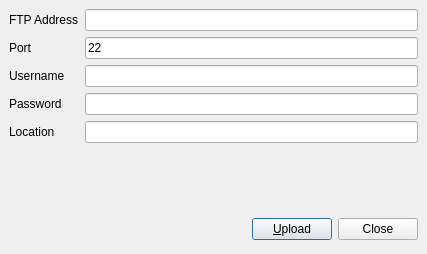
<ui version="4.0" >
 <author></author>
 <comment></comment>
 <exportmacro></exportmacro>
 <class>FtpDialog</class>
 <widget class="QDialog" name="FtpDialog" >
  <property name="geometry" >
   <rect>
    <x>0</x>
    <y>0</y>
    <width>427</width>
    <height>254</height>
   </rect>
  </property>
  <property name="windowTitle" >
   <string>Upload to Server</string>
  </property>
  <layout class="QVBoxLayout" >
   <property name="margin" >
    <number>0</number>
   </property>
   <property name="spacing" >
    <number>6</number>
   </property>
   <item>
    <layout class="QGridLayout" >
     <property name="margin" >
      <number>9</number>
     </property>
     <property name="spacing" >
      <number>6</number>
     </property>
     <item row="3" column="1" >
      <widget class="QLineEdit" name="linPassword" />
     </item>
     <item row="1" column="0" >
      <widget class="QLabel" name="label_2" >
       <property name="text" >
        <string>Port</string>
       </property>
      </widget>
     </item>
     <item row="4" column="0" >
      <widget class="QLabel" name="label_5" >
       <property name="text" >
        <string>Location</string>
       </property>
      </widget>
     </item>
     <item row="0" column="1" >
      <widget class="QLineEdit" name="linAddress" />
     </item>
     <item row="1" column="1" >
      <widget class="QLineEdit" name="linPort" >
       <property name="text" >
        <string>22</string>
       </property>
      </widget>
     </item>
     <item row="4" column="1" >
      <widget class="QLineEdit" name="linLocation" />
     </item>
     <item row="2" column="1" >
      <widget class="QLineEdit" name="linUsername" />
     </item>
     <item row="2" column="0" >
      <widget class="QLabel" name="label_3" >
       <property name="text" >
        <string>Username</string>
       </property>
      </widget>
     </item>
     <item row="3" column="0" >
      <widget class="QLabel" name="label_4" >
       <property name="text" >
        <string>Password</string>
       </property>
      </widget>
     </item>
     <item row="0" column="0" >
      <widget class="QLabel" name="label" >
       <property name="text" >
        <string>FTP Address</string>
       </property>
      </widget>
     </item>
    </layout>
   </item>
   <item>
    <spacer>
     <property name="orientation" >
      <enum>Qt::Vertical</enum>
     </property>
     <property name="sizeHint" >
      <size>
       <width>41</width>
       <height>20</height>
      </size>
     </property>
    </spacer>
   </item>
   <item>
    <layout class="QHBoxLayout" >
     <property name="margin" >
      <number>9</number>
     </property>
     <property name="spacing" >
      <number>6</number>
     </property>
     <item>
      <spacer>
       <property name="orientation" >
        <enum>Qt::Horizontal</enum>
       </property>
       <property name="sizeHint" >
        <size>
         <width>131</width>
         <height>31</height>
        </size>
       </property>
      </spacer>
     </item>
     <item>
      <widget class="QPushButton" name="btnUpload" >
       <property name="text" >
        <string>&amp;Upload</string>
       </property>
      </widget>
     </item>
     <item>
      <widget class="QPushButton" name="btnClose" >
       <property name="text" >
        <string>Close</string>
       </property>
      </widget>
     </item>
    </layout>
   </item>
  </layout>
 </widget>
 <pixmapfunction></pixmapfunction>
 <tabstops>
  <tabstop>linAddress</tabstop>
  <tabstop>linPort</tabstop>
  <tabstop>linUsername</tabstop>
  <tabstop>linPassword</tabstop>
  <tabstop>linLocation</tabstop>
  <tabstop>btnUpload</tabstop>
  <tabstop>btnClose</tabstop>
 </tabstops>
 <resources/>
 <connections/>
</ui>
